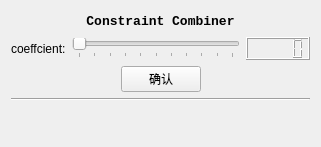
<?xml version="1.0" encoding="UTF-8"?>
<ui version="4.0">
 <class>ConstraintWidget</class>
 <widget class="QWidget" name="ConstraintWidget">
  <property name="geometry">
   <rect>
    <x>0</x>
    <y>0</y>
    <width>321</width>
    <height>147</height>
   </rect>
  </property>
  <property name="windowTitle">
   <string>Form</string>
  </property>
  <layout class="QVBoxLayout" name="verticalLayout">
   <item>
    <layout class="QHBoxLayout" name="horizontalLayout">
     <item>
      <spacer name="horizontalSpacer">
       <property name="orientation">
        <enum>Qt::Horizontal</enum>
       </property>
       <property name="sizeHint" stdset="0">
        <size>
         <width>40</width>
         <height>20</height>
        </size>
       </property>
      </spacer>
     </item>
     <item>
      <widget class="QLabel" name="label">
       <property name="font">
        <font>
         <family>Courier New</family>
         <pointsize>10</pointsize>
         <weight>75</weight>
         <bold>true</bold>
        </font>
       </property>
       <property name="text">
        <string>Constraint Combiner</string>
       </property>
       <property name="alignment">
        <set>Qt::AlignCenter</set>
       </property>
      </widget>
     </item>
     <item>
      <spacer name="horizontalSpacer_2">
       <property name="orientation">
        <enum>Qt::Horizontal</enum>
       </property>
       <property name="sizeHint" stdset="0">
        <size>
         <width>40</width>
         <height>20</height>
        </size>
       </property>
      </spacer>
     </item>
    </layout>
   </item>
   <item>
    <layout class="QHBoxLayout" name="horizontalLayout_2">
     <item>
      <widget class="QLabel" name="label_2">
       <property name="text">
        <string>coeffcient:</string>
       </property>
      </widget>
     </item>
     <item>
      <widget class="QSlider" name="coeffcient_SL">
       <property name="maximum">
        <number>100</number>
       </property>
       <property name="orientation">
        <enum>Qt::Horizontal</enum>
       </property>
       <property name="tickPosition">
        <enum>QSlider::TicksBelow</enum>
       </property>
      </widget>
     </item>
     <item>
      <widget class="QLCDNumber" name="coeffcient_LCD"/>
     </item>
    </layout>
   </item>
   <item>
    <layout class="QHBoxLayout" name="horizontalLayout_3">
     <item>
      <spacer name="horizontalSpacer_3">
       <property name="orientation">
        <enum>Qt::Horizontal</enum>
       </property>
       <property name="sizeHint" stdset="0">
        <size>
         <width>40</width>
         <height>20</height>
        </size>
       </property>
      </spacer>
     </item>
     <item>
      <widget class="QPushButton" name="confirm_BT">
       <property name="text">
        <string>确认</string>
       </property>
      </widget>
     </item>
     <item>
      <spacer name="horizontalSpacer_4">
       <property name="orientation">
        <enum>Qt::Horizontal</enum>
       </property>
       <property name="sizeHint" stdset="0">
        <size>
         <width>40</width>
         <height>20</height>
        </size>
       </property>
      </spacer>
     </item>
    </layout>
   </item>
   <item>
    <widget class="Line" name="line">
     <property name="orientation">
      <enum>Qt::Horizontal</enum>
     </property>
    </widget>
   </item>
   <item>
    <spacer name="verticalSpacer">
     <property name="orientation">
      <enum>Qt::Vertical</enum>
     </property>
     <property name="sizeHint" stdset="0">
      <size>
       <width>20</width>
       <height>30</height>
      </size>
     </property>
    </spacer>
   </item>
  </layout>
 </widget>
 <resources/>
 <connections/>
</ui>
